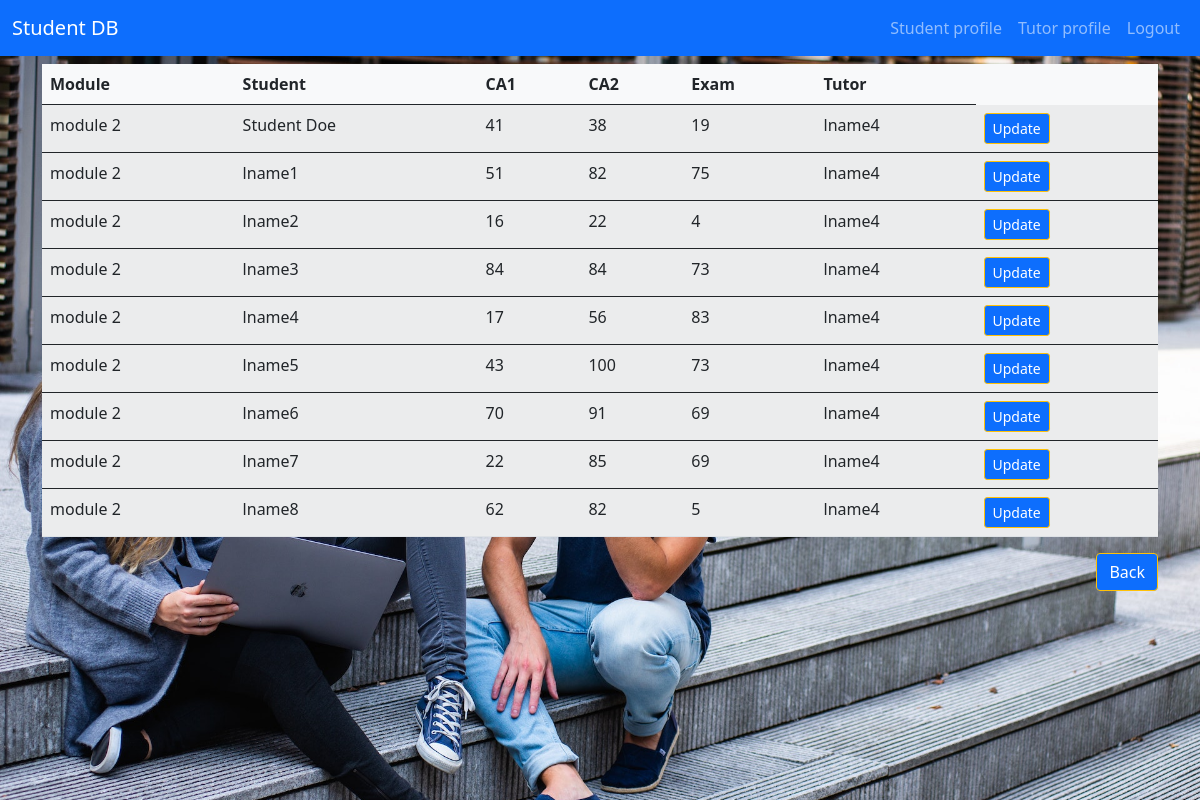
The app's page /tutor_grades/5 (signed in) with its own data.
### application/models.py (models this page shows, shortened)
class Enrolments(db.Model):
    id = db.Column(db.Integer, primary_key=True)
    enrol_student_id = db.Column('students_id', db.Integer, db.ForeignKey('students.id')) # FK students
    enrol_module_id = db.Column('modules_id', db.Integer, db.ForeignKey('modules.id')) # FK modules
    academic_year = db.Column(db.Date, nullable=False)
    ca1_score = db.Column(db.Integer)
    ca2_score = db.Column(db.Integer)
    exam_score = db.Column(db.Integer)

class Modules(db.Model):
    id = db.Column(db.Integer, primary_key=True)
    enrolments = db.relationship('Enrolments', backref='modules') # FK ref Enrolments
    m_tutor_id = db.Column(db.Integer, db.ForeignKey('tutors.id'), nullable=False) # FK Tutors
    module_name = db.Column(db.String(30), nullable=False)
    description = db.Column(db.String(50), nullable=False)

class Students(db.Model):
    id = db.Column(db.Integer, primary_key=True)
    enrolments = db.relationship('Enrolments', cascade="all,delete", backref='students') # FK one to many Enrolments
    student_fname = db.Column(db.String(30), nullable=False)
    student_lname = db.Column(db.String(30), nullable=False)
    student_address1 = db.Column(db.String(50), nullable=False)
    student_address2 = db.Column(db.String(50), nullable=False)
    student_city = db.Column(db.String(30), nullable=False)
    student_county = db.Column(db.String(30), nullable=False)
    student_phone = db.Column(db.String(20), nullable=False)
    student_DOB = db.Column(db.Date, nullable=False)
    student_email = db.Column(db.String(50), nullable=False)
    student_password_ff = db.Column(db.String(150), nullable=False)
    authority_lvl = db.Column(db.Integer, nullable=False)

class Tutors(db.Model):
    id = db.Column(db.Integer, primary_key=True)
    t_modules = db.relationship('Modules', cascade="all,delete", backref='tutors') # FK ref Modules
    tutor_fname = db.Column(db.String(30), nullable=False)
    tutor_lname = db.Column(db.String(30), nullable=False)
    tutor_address1 = db.Column(db.String(50), nullable=False)
    tutor_address2 = db.Column(db.String(50), nullable=False)
    tutor_city = db.Column(db.String(30), nullable=False)
    tutor_county = db.Column(db.String(30), nullable=False)
    tutor_phone = db.Column(db.String(20), nullable=False)
    tutor_DOB = db.Column(db.Date, nullable=False)
    tutor_email = db.Column(db.String(50), nullable=False)
    tutor_password_ff = db.Column(db.String(50), nullable=False)
    authority_lvl = db.Column(db.Integer, nullable=False)

### application/routes.py (the view)
@app.route("/tutor_grades/<int:tutor_id>")
def tutor_grades(tutor_id):
    if session['user_email']:
        enrolments = Enrolments.query\
            .join(Modules, Modules.id == Enrolments.enrol_module_id)\
                .add_columns(Modules.module_name, Modules.m_tutor_id)\
                    .join(Students, Students.id == Enrolments.enrol_student_id)\
                        .add_columns(Students.student_lname)\
                            .join(Tutors, Modules.m_tutor_id == Tutors.id )\
                                .add_columns(Tutors.tutor_lname)\
                                    .filter(Modules.m_tutor_id == tutor_id).all()
    return render_template("tutor_grades.html", enrolments=enrolments)

### templates/tutor_grades.html
{% extends "base.html" %}
{% block content %}
<section>
    <div class="container pt-2">
        <table class="table table-striped bg-light">
            <thead>
              <tr>
                <th scope="col">Module</th>
                <th scope="col">Student</th>
                <th scope="col">CA1</th>
                <th scope="col">CA2</th>
                <th scope="col">Exam</th>
                <th scope="col">Tutor</th>
              </tr>
            </thead>
            {% for enrolment in enrolments %}
            <tbody>
              <tr>
                <td scope="row">{{ enrolment.module_name }}</td>
                <td scope="row">{{ enrolment.student_lname }}</td>
                <td> {{ enrolment.Enrolments.ca1_score }} </td>
                <td> {{ enrolment.Enrolments.ca2_score }} </td>
                <td> {{ enrolment.Enrolments.exam_score }} </td>
                <td> {{ enrolment.tutor_lname }} </td>
                <td><a href="{{ url_for('tutor_update_grades', enrolment_id=enrolment.Enrolments.id) }}" class="btn btn-primary border-warning btn-sm">Update</a></td>
              </tr>
            </tbody>
            {% endfor %}
        </table>
        <div class="text-end">
        <a href="{{ url_for('tutor_profile', user_email=session['user_email']) }}" class="btn btn-primary border-warning">Back</a>
        </div>
    </div>
</section>
{% endblock %}

### static/css/style.css (style rules this page uses)
body { color: white; }

### records on screen
Enrolments: module_name "module 2", student_lname "Student Doe", Enrolments.ca1_score "41", Enrolments.ca2_score "38", Enrolments.exam_score "19", tutor_lname "lname4"
Enrolments: module_name "module 2", student_lname "lname1", Enrolments.ca1_score "51", Enrolments.ca2_score "82", Enrolments.exam_score "75", tutor_lname "lname4"
Enrolments: module_name "module 2", student_lname "lname2", Enrolments.ca1_score "16", Enrolments.ca2_score "22", Enrolments.exam_score "4", tutor_lname "lname4"
Enrolments: module_name "module 2", student_lname "lname3", Enrolments.ca1_score "84", Enrolments.ca2_score "84", Enrolments.exam_score "73", tutor_lname "lname4"
Enrolments: module_name "module 2", student_lname "lname4", Enrolments.ca1_score "17", Enrolments.ca2_score "56", Enrolments.exam_score "83", tutor_lname "lname4"
Enrolments: module_name "module 2", student_lname "lname5", Enrolments.ca1_score "43", Enrolments.ca2_score "100", Enrolments.exam_score "73", tutor_lname "lname4"
Enrolments: module_name "module 2", student_lname "lname6", Enrolments.ca1_score "70", Enrolments.ca2_score "91", Enrolments.exam_score "69", tutor_lname "lname4"
Enrolments: module_name "module 2", student_lname "lname7", Enrolments.ca1_score "22", Enrolments.ca2_score "85", Enrolments.exam_score "69", tutor_lname "lname4"
Enrolments: module_name "module 2", student_lname "lname8", Enrolments.ca1_score "62", Enrolments.ca2_score "82", Enrolments.exam_score "5", tutor_lname "lname4"
